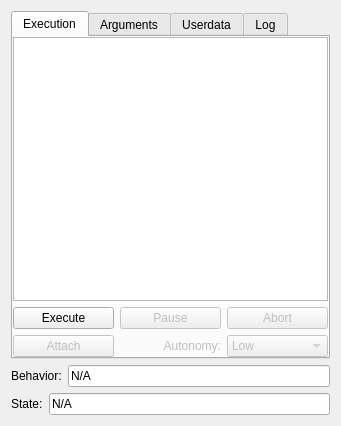
<?xml version="1.0" encoding="UTF-8"?>
<ui version="4.0">
 <class>FlexBeInterface</class>
 <widget class="QWidget" name="FlexBeInterface">
  <property name="geometry">
   <rect>
    <x>0</x>
    <y>0</y>
    <width>341</width>
    <height>426</height>
   </rect>
  </property>
  <property name="windowTitle">
   <string>FlexBE Interface</string>
  </property>
  <layout class="QVBoxLayout" name="verticalLayout">
   <item>
    <widget class="QTabWidget" name="tabWidget">
     <property name="currentIndex">
      <number>0</number>
     </property>
     <widget class="QWidget" name="behaviorExecuteTab">
      <attribute name="title">
       <string>Execution</string>
      </attribute>
      <layout class="QVBoxLayout" name="verticalLayout_2">
       <property name="leftMargin">
        <number>0</number>
       </property>
       <property name="topMargin">
        <number>0</number>
       </property>
       <property name="rightMargin">
        <number>0</number>
       </property>
       <property name="bottomMargin">
        <number>0</number>
       </property>
       <item>
        <widget class="QListWidget" name="behaviorsListWidget"/>
       </item>
       <item>
        <layout class="QHBoxLayout" name="horizontalLayout_5">
         <item>
          <widget class="QPushButton" name="executePushButton">
           <property name="enabled">
            <bool>true</bool>
           </property>
           <property name="text">
            <string>Execute</string>
           </property>
          </widget>
         </item>
         <item>
          <widget class="QPushButton" name="pausePushButton">
           <property name="enabled">
            <bool>false</bool>
           </property>
           <property name="text">
            <string>Pause</string>
           </property>
          </widget>
         </item>
         <item>
          <widget class="QPushButton" name="abortPushButton">
           <property name="enabled">
            <bool>false</bool>
           </property>
           <property name="text">
            <string>Abort</string>
           </property>
          </widget>
         </item>
        </layout>
       </item>
       <item>
        <layout class="QHBoxLayout" name="horizontalLayout">
         <item>
          <widget class="QPushButton" name="attachPushButton">
           <property name="enabled">
            <bool>false</bool>
           </property>
           <property name="text">
            <string>Attach</string>
           </property>
          </widget>
         </item>
         <item>
          <widget class="QLabel" name="autonomyLabel">
           <property name="enabled">
            <bool>false</bool>
           </property>
           <property name="text">
            <string>Autonomy:</string>
           </property>
           <property name="alignment">
            <set>Qt::AlignRight|Qt::AlignTrailing|Qt::AlignVCenter</set>
           </property>
          </widget>
         </item>
         <item>
          <widget class="QComboBox" name="autonomyComboBox">
           <property name="enabled">
            <bool>false</bool>
           </property>
           <property name="currentIndex">
            <number>1</number>
           </property>
           <item>
            <property name="text">
             <string>No</string>
            </property>
           </item>
           <item>
            <property name="text">
             <string>Low</string>
            </property>
           </item>
           <item>
            <property name="text">
             <string>High</string>
            </property>
           </item>
           <item>
            <property name="text">
             <string>Full</string>
            </property>
           </item>
          </widget>
         </item>
        </layout>
       </item>
      </layout>
     </widget>
     <widget class="QWidget" name="argumentsTab">
      <attribute name="title">
       <string>Arguments</string>
      </attribute>
      <layout class="QVBoxLayout" name="verticalLayout_4">
       <property name="leftMargin">
        <number>0</number>
       </property>
       <property name="topMargin">
        <number>0</number>
       </property>
       <property name="rightMargin">
        <number>0</number>
       </property>
       <property name="bottomMargin">
        <number>0</number>
       </property>
       <item>
        <widget class="QLabel" name="argumentsLabel">
         <property name="text">
          <string>Arguments</string>
         </property>
        </widget>
       </item>
       <item>
        <widget class="QTableWidget" name="argumentTableWidget">
         <property name="alternatingRowColors">
          <bool>true</bool>
         </property>
         <property name="selectionMode">
          <enum>QAbstractItemView::NoSelection</enum>
         </property>
        </widget>
       </item>
       <item>
        <widget class="QPushButton" name="clearArgumentPushButton">
         <property name="text">
          <string>Clear</string>
         </property>
        </widget>
       </item>
      </layout>
     </widget>
     <widget class="QWidget" name="userdataTab">
      <attribute name="title">
       <string>Userdata</string>
      </attribute>
      <layout class="QVBoxLayout" name="verticalLayout_5">
       <property name="leftMargin">
        <number>0</number>
       </property>
       <property name="topMargin">
        <number>0</number>
       </property>
       <property name="rightMargin">
        <number>0</number>
       </property>
       <property name="bottomMargin">
        <number>0</number>
       </property>
       <item>
        <widget class="QLabel" name="userdataLabel">
         <property name="text">
          <string>Userdata</string>
         </property>
        </widget>
       </item>
       <item>
        <widget class="QTableWidget" name="userdataTableWidget">
         <property name="alternatingRowColors">
          <bool>true</bool>
         </property>
         <property name="selectionMode">
          <enum>QAbstractItemView::NoSelection</enum>
         </property>
        </widget>
       </item>
       <item>
        <widget class="QPushButton" name="clearUserdataPushButton">
         <property name="text">
          <string>Clear</string>
         </property>
        </widget>
       </item>
      </layout>
     </widget>
     <widget class="QWidget" name="logTab">
      <attribute name="title">
       <string>Log</string>
      </attribute>
      <layout class="QVBoxLayout" name="verticalLayout_3">
       <property name="leftMargin">
        <number>0</number>
       </property>
       <property name="topMargin">
        <number>0</number>
       </property>
       <property name="rightMargin">
        <number>0</number>
       </property>
       <property name="bottomMargin">
        <number>0</number>
       </property>
       <item>
        <widget class="QTextEdit" name="logTextEdit">
         <property name="horizontalScrollBarPolicy">
          <enum>Qt::ScrollBarAlwaysOn</enum>
         </property>
         <property name="autoFormatting">
          <set>QTextEdit::AutoNone</set>
         </property>
         <property name="lineWrapMode">
          <enum>QTextEdit::NoWrap</enum>
         </property>
         <property name="readOnly">
          <bool>true</bool>
         </property>
        </widget>
       </item>
       <item>
        <layout class="QHBoxLayout" name="horizontalLayout_3">
         <item>
          <widget class="QPushButton" name="clearLogPushButton">
           <property name="text">
            <string>Clear</string>
           </property>
          </widget>
         </item>
         <item>
          <widget class="QPushButton" name="saveLogPushButton">
           <property name="text">
            <string>Save Log</string>
           </property>
          </widget>
         </item>
        </layout>
       </item>
      </layout>
     </widget>
    </widget>
   </item>
   <item>
    <layout class="QHBoxLayout" name="horizontalLayout_4">
     <item>
      <widget class="QLabel" name="behaviorLabel">
       <property name="text">
        <string>Behavior:</string>
       </property>
      </widget>
     </item>
     <item>
      <widget class="QLineEdit" name="behaviorLineEdit">
       <property name="text">
        <string>N/A</string>
       </property>
       <property name="readOnly">
        <bool>true</bool>
       </property>
      </widget>
     </item>
    </layout>
   </item>
   <item>
    <layout class="QHBoxLayout" name="horizontalLayout_2">
     <item>
      <widget class="QLabel" name="stateLabel">
       <property name="sizePolicy">
        <sizepolicy hsizetype="Maximum" vsizetype="Preferred">
         <horstretch>0</horstretch>
         <verstretch>0</verstretch>
        </sizepolicy>
       </property>
       <property name="text">
        <string>State:</string>
       </property>
      </widget>
     </item>
     <item>
      <widget class="QLineEdit" name="currentStateLineEdit">
       <property name="text">
        <string>N/A</string>
       </property>
       <property name="readOnly">
        <bool>true</bool>
       </property>
      </widget>
     </item>
    </layout>
   </item>
  </layout>
 </widget>
 <resources/>
 <connections/>
</ui>
